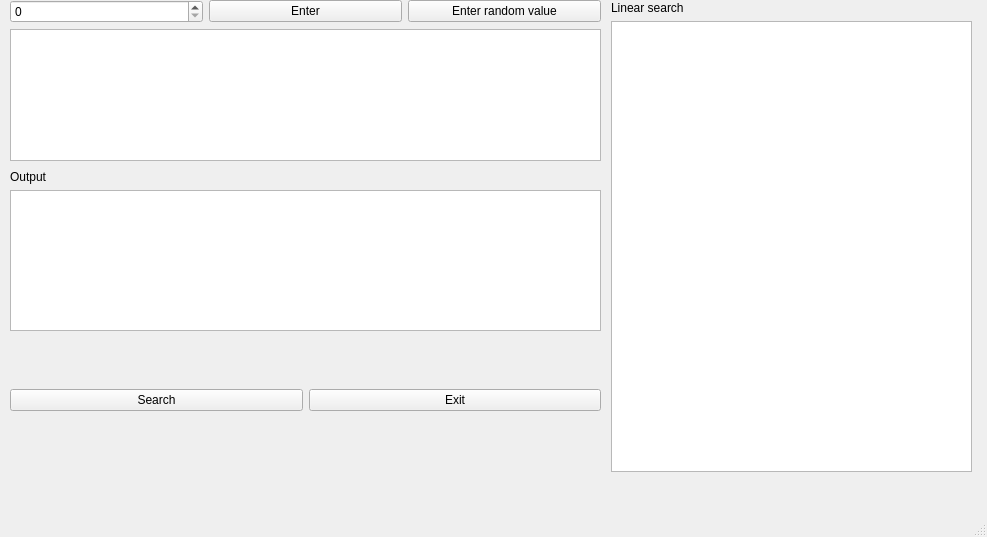
<?xml version="1.0" encoding="UTF-8"?>
<ui version="4.0">
 <class>MainWindow</class>
 <widget class="QMainWindow" name="MainWindow">
  <property name="geometry">
   <rect>
    <x>0</x>
    <y>0</y>
    <width>987</width>
    <height>537</height>
   </rect>
  </property>
  <property name="windowTitle">
   <string>ASD lab 8</string>
  </property>
  <property name="windowIcon">
   <iconset>
    <normaloff>C:/Users/likht/OneDrive/Робочий стіл/Звіти/my_logo.jpg</normaloff>C:/Users/likht/OneDrive/Робочий стіл/Звіти/my_logo.jpg</iconset>
  </property>
  <widget class="QWidget" name="centralwidget">
   <widget class="QWidget" name="layoutWidget">
    <property name="geometry">
     <rect>
      <x>10</x>
      <y>340</y>
      <width>591</width>
      <height>121</height>
     </rect>
    </property>
    <layout class="QHBoxLayout" name="horizontalLayout">
     <item>
      <widget class="QPushButton" name="pushButton_4">
       <property name="text">
        <string>Search</string>
       </property>
      </widget>
     </item>
     <item>
      <widget class="QPushButton" name="pushButton_5">
       <property name="text">
        <string>Exit</string>
       </property>
      </widget>
     </item>
    </layout>
   </widget>
   <widget class="QWidget" name="layoutWidget">
    <property name="geometry">
     <rect>
      <x>10</x>
      <y>170</y>
      <width>591</width>
      <height>161</height>
     </rect>
    </property>
    <layout class="QVBoxLayout" name="verticalLayout">
     <item>
      <widget class="QLabel" name="label_5">
       <property name="text">
        <string>Output</string>
       </property>
      </widget>
     </item>
     <item>
      <widget class="QTextEdit" name="output_1"/>
     </item>
    </layout>
   </widget>
   <widget class="QWidget" name="layoutWidget">
    <property name="geometry">
     <rect>
      <x>10</x>
      <y>0</y>
      <width>591</width>
      <height>161</height>
     </rect>
    </property>
    <layout class="QVBoxLayout" name="verticalLayout_3">
     <item>
      <layout class="QHBoxLayout" name="horizontalLayout_2">
       <item>
        <widget class="QSpinBox" name="count">
         <property name="maximum">
          <number>1000000</number>
         </property>
        </widget>
       </item>
       <item>
        <widget class="QPushButton" name="pushButton_2">
         <property name="text">
          <string>Enter</string>
         </property>
        </widget>
       </item>
       <item>
        <widget class="QPushButton" name="pushButton">
         <property name="text">
          <string>Enter random value</string>
         </property>
        </widget>
       </item>
      </layout>
     </item>
     <item>
      <widget class="QTableWidget" name="input_1">
       <property name="columnCount">
        <number>0</number>
       </property>
      </widget>
     </item>
    </layout>
   </widget>
   <widget class="QWidget" name="layoutWidget">
    <property name="geometry">
     <rect>
      <x>611</x>
      <y>1</y>
      <width>361</width>
      <height>471</height>
     </rect>
    </property>
    <layout class="QVBoxLayout" name="verticalLayout_4">
     <item>
      <layout class="QHBoxLayout" name="horizontalLayout_4">
       <item>
        <widget class="QLabel" name="label">
         <property name="text">
          <string>Linear search</string>
         </property>
        </widget>
       </item>
       <item>
        <widget class="QLabel" name="time_1">
         <property name="text">
          <string/>
         </property>
        </widget>
       </item>
      </layout>
     </item>
     <item>
      <widget class="QTextEdit" name="BS"/>
     </item>
    </layout>
   </widget>
  </widget>
  <widget class="QMenuBar" name="menubar">
   <property name="geometry">
    <rect>
     <x>0</x>
     <y>0</y>
     <width>987</width>
     <height>25</height>
    </rect>
   </property>
  </widget>
  <widget class="QStatusBar" name="statusbar"/>
 </widget>
 <resources/>
 <connections/>
</ui>
